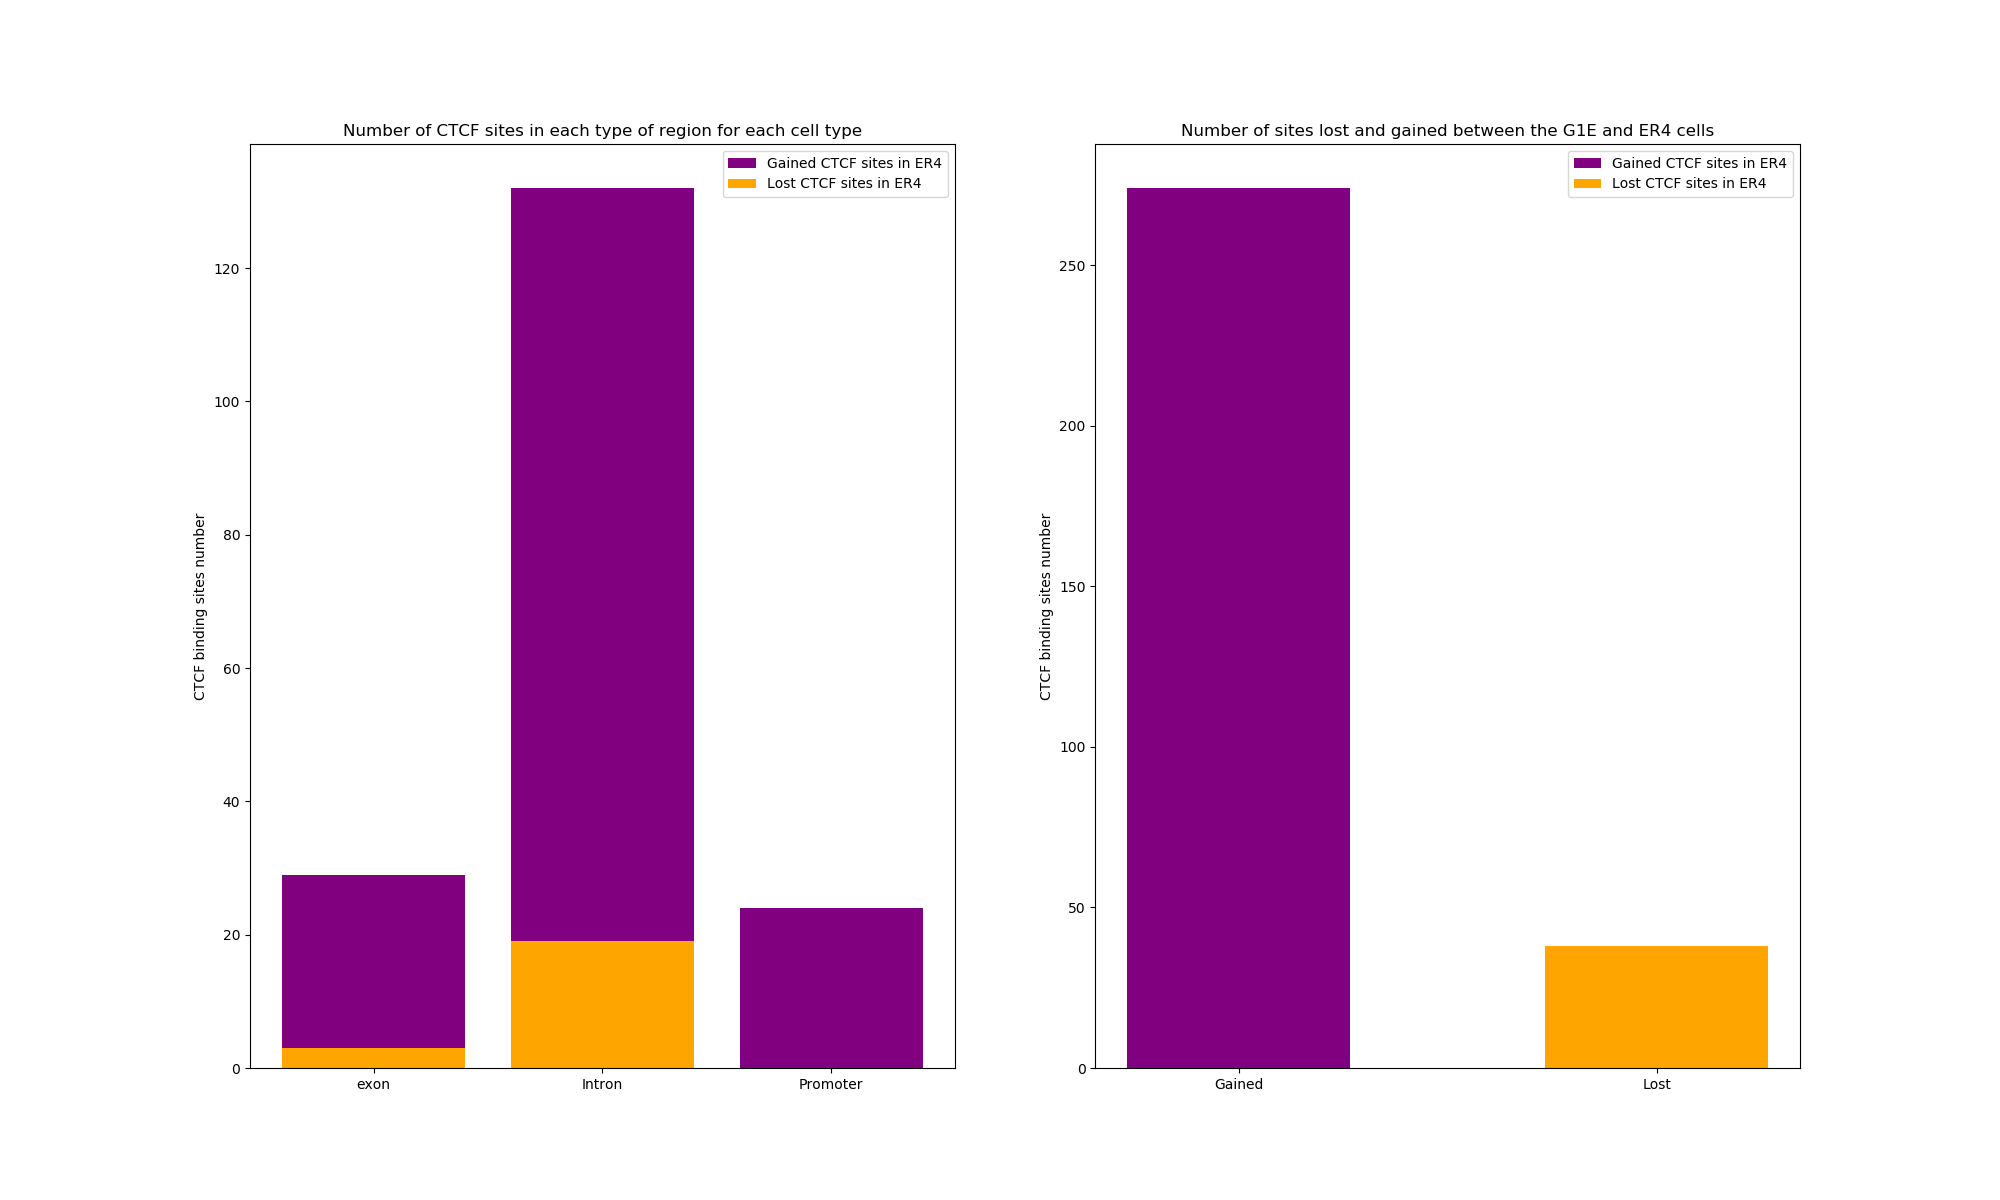

Recreate this plot in Python.
#!/usr/bin/env python3

"""
Usage: ./Week6.py Mus_musculus.GRCm38.94_features.bed Gained-CTCF.bed Lost-CTCF.bed 

Mus_muculus.GRCm38.94_features.bed ctcf_gained.bed ctcf_lost.bed 

Produce a two panel plot containing two bar plots. The right panel should plot the number of sites lost and gained between the two cell types. The left panel should plot the number of sites in each type of region (exon, intron…) for each cell type.
"""

#Import#
import sys
import numpy as np
import matplotlib.pyplot as plt


#Def#
Gained_count = 0
promoter_gained = 0
exon_gained = 0
intron_gained = 0
Lost_count = 0
promoter_lost = 0
exon_lost = 0
intron_lost = 0
Lost_count = 0
Fea = {}
Gain_list = []
Lost_list = []


#Data input#
for line in open(sys.argv[1]):
    fields = line.rstrip("\r\n").split("\t")
    startsite = int(fields[1])
    endsite = int(fields[2])
    for site in range(startsite, endsite):
        Fea[site] = fields[3]
#print(Fea)

for i, line in enumerate(open(sys.argv[2])):
    fields = line.rstrip("\r\n").split("\t")
    startsite = int(fields[1])
    endsite = int(fields[2])
    Gained = []
    for site in range(startsite, endsite):
        if site in Fea:
            Value = Fea[site]
            if Value in Gained:
                T = 0
            else:
                Gained.append(Value)
    Gained_count += 1
    Gain_list.append(Gained)

for i in Gain_list:
    if len(i) != 0:
        for item in i:
            if item == "promoter":
                promoter_gained += 1
            elif item == "intron":
                intron_gained += 1
            elif item == "exon":
                exon_gained += 1
# print(promoter_gained, exon_gained, intron_gained)

for i, line in enumerate(open(sys.argv[3])):
    fields = line.rstrip("\r\n").split("\t")
    startsite = int(fields[1])
    endsite = int(fields[2])
    Lost = []
    for site in range(startsite, endsite):
        if site in Fea:
            Value = Fea[site]
            if Value in Lost:
                T = 0
            else:
                Lost.append(Value)
    Lost_count += 1
    Lost_list.append(Lost)

for i in Lost_list:
    if len(i) != 0:
        for item in i:
            if item == "promoter":
                promoter_lost += 1
            elif item == "intron":
                intron_lost += 1
            elif item == "exon":
                exon_lost += 1
# print(promoter_lost, exon_lost, intron_lostd)


#Plot#
fig, axes = plt.subplots(nrows=1,ncols=2)
axes = axes.flatten()
fig.set_size_inches(20, 12)

axes[0].set_title("Number of CTCF sites in each type of region for each cell type")
axes[0].set_ylabel("CTCF binding sites number")

axes[0].bar(0, exon_gained, color="purple")
axes[0].bar(0, exon_lost, color="orange")
axes[0].bar(1, intron_gained, color="purple")
axes[0].bar(1, intron_lost, color="orange")
axes[0].bar(2, promoter_gained, color="purple", label="Gained CTCF sites in ER4")
axes[0].bar(2, promoter_lost, color="orange", label="Lost CTCF sites in ER4")

axes[0].set_xticks([0, 1, 2])
axes[0].set_xticklabels(["exon", "Intron", "Promoter"])
axes[0].legend()

axes[1].set_title("Number of sites lost and gained between the G1E and ER4 cells")
axes[1].set_ylabel("CTCF binding sites number")

axes[1].bar(0, Gained_count, color="purple", width=0.16, align="center", label="Gained CTCF sites in ER4")
axes[1].bar(0.3, Lost_count, color="orange", width=0.16, align="center", label="Lost CTCF sites in ER4")

axes[1].set_xticks([0, 0.3])
axes[1].set_xticklabels(["Gained", "Lost"])
axes[1].legend()

fig.savefig("Week6.png")
plt.close(fig)